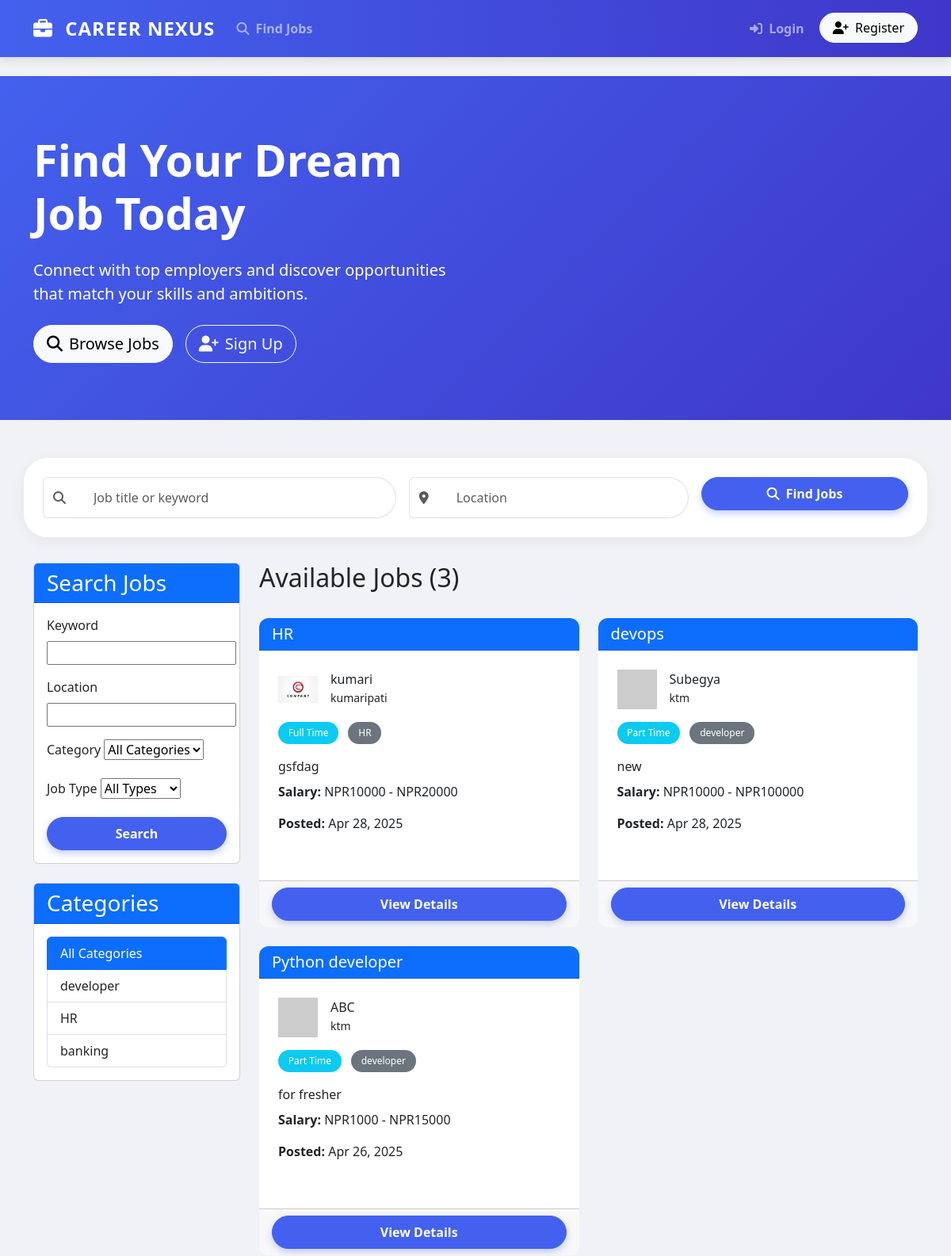
The app's page / (upper part), older data.
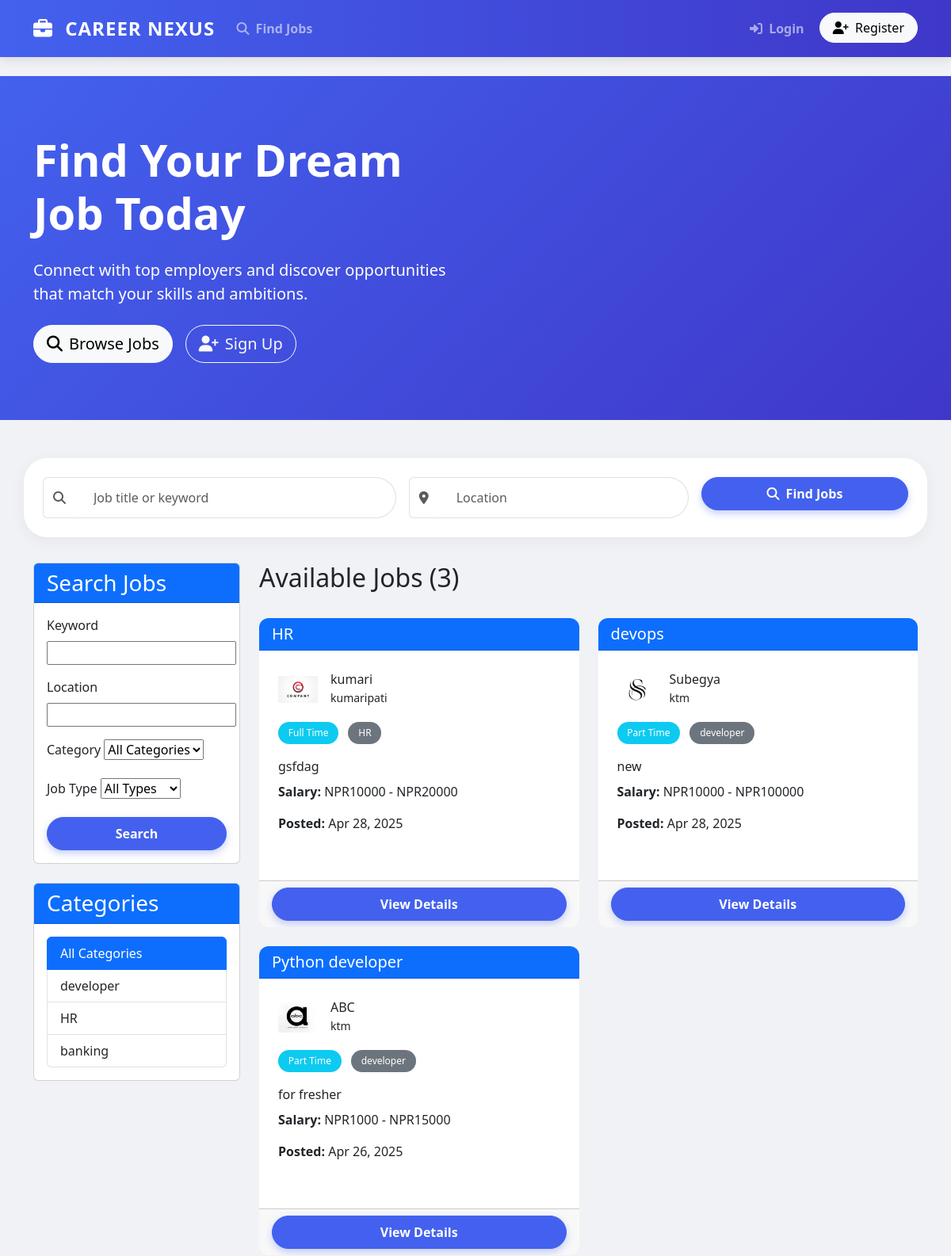
The same page, newer data.
### jobs/models.py (models this page shows, shortened)
class Job(models.Model):
    JOB_TYPE_CHOICES = [
        ('full_time', 'Full Time'),
        ('part_time', 'Part Time'),
        ('contract', 'Contract'),
        ('internship', 'Internship'),
        ('remote', 'Remote'),
    ]
    title = models.CharField(max_length=100)
    company = models.ForeignKey(Company, on_delete=models.CASCADE, related_name='jobs')
    category = models.ForeignKey(Category, on_delete=models.SET_NULL, null=True, related_name='jobs')
    description = models.TextField()
    requirements = models.TextField()
    salary_min = models.IntegerField(blank=True, null=True)
    salary_max = models.IntegerField(blank=True, null=True)
    location = models.CharField(max_length=100)
    job_type = models.CharField(max_length=20, choices=JOB_TYPE_CHOICES)
    posted_by = models.ForeignKey(User, on_delete=models.CASCADE, related_name='posted_jobs')
    created_at = models.DateTimeField(auto_now_add=True)
    deadline = models.DateField()
    is_active = models.BooleanField(default=True)

class Category(models.Model):
    name = models.CharField(max_length=100)
    def __str__(self):
        return self.name
    class Meta:
        verbose_name_plural = "Categories"

### companies/models.py (models this page shows, shortened)
class Company(models.Model):
    name = models.CharField(max_length=100)
    owner = models.ForeignKey(User, on_delete=models.CASCADE, related_name='companies')
    logo = models.ImageField(upload_to='company_logos/', blank=True, null=True)
    description = models.TextField()
    website = models.URLField(blank=True, null=True)
    location = models.CharField(max_length=100)
    established_date = models.DateField(blank=True, null=True)
    class Meta:
        verbose_name_plural = "Companies"

### jobs/views.py (the view)
# urls.py: path('', views.job_list, name='job_list'),
def job_list(request):
    form = JobSearchForm(request.GET)
    jobs = Job.objects.filter(is_active=True).order_by('-created_at')
    if form.is_valid():
        keyword = form.cleaned_data.get('keyword')
        location = form.cleaned_data.get('location')
        category = form.cleaned_data.get('category')
        job_type = form.cleaned_data.get('job_type')
        if keyword:
            jobs = jobs.filter(
                Q(title__icontains=keyword) |
                Q(description__icontains=keyword) |
                Q(requirements__icontains=keyword)
            )
        if location:
            jobs = jobs.filter(location__icontains=location)
        if category:
            jobs = jobs.filter(category=category)
        if job_type:
            jobs = jobs.filter(job_type=job_type)
    categories = Category.objects.all()
    return render(request, 'jobs/job_list.html', {
        'jobs': jobs,
        'form': form,
        'categories': categories,
        'show_hero': True
    })

### jobs/forms.py
class JobSearchForm(forms.Form):
    keyword = forms.CharField(required=False, label='Keyword')
    location = forms.CharField(required=False, label='Location')
    category = forms.ModelChoiceField(
        queryset=Category.objects.all(),
        required=False,
        empty_label="All Categories"
    )
    job_type = forms.ChoiceField(
        choices=[('', 'All Types')] + Job.JOB_TYPE_CHOICES,
        required=False,
        label='Job Type'
    )

### templates/jobs/job_list.html (shortened to what the changed rows need)
{% extends 'base.html' %}
{% block content %}
<div class="row">
    <div class="col-md-9">
        <div class="d-flex justify-content-between align-items-center mb-4">
            <h2>Available Jobs ({{ jobs.count }})</h2>
        </div>
        {% if jobs %}
            <div class="row">
                {% for job in jobs %}
                    <div class="col-md-6 mb-4">
                        <div class="card job-card h-100">
                            <div class="card-header bg-primary text-white">
                                <h5 class="mb-0">{{ job.title }}</h5>
                            </div>
                            <div class="card-body">
                                <div class="d-flex align-items-center mb-3">
                                    {% if job.company.logo %}
                                        <img src="{{ job.company.logo.url }}" alt="{{ job.company.name }} Logo" class="me-3" style="width: 50px; height: 50px; object-fit: contain;">
                                    {% else %}
                                        <img src="https://via.placeholder.com/50" alt="Company Logo" class="me-3">
                                    {% endif %}
                                    <div>
                                        <h6 class="mb-0">{{ job.company.name }}</h6>
                                        <small>{{ job.location }}</small>
                                    </div>
                                </div>
                                <div class="mb-3">
                                    <span class="badge bg-info">{{ job.get_job_type_display }}</span>
                                    {% if job.category %}
                                        <span class="badge bg-secondary">{{ job.category.name }}</span>
                                    {% endif %}
                                </div>
                                <p class="mb-2">{{ job.description|truncatewords:20 }}</p>
                                {% if job.salary_min or job.salary_max %}
                                    <p><strong>Salary:</strong>
                                        {% if job.salary_min and job.salary_max %}
                                            NPR{{ job.salary_min }} - NPR{{ job.salary_max }}
                                        {% elif job.salary_min %}
                                            From NPR{{ job.salary_min }}
                                        {% elif job.salary_max %}
                                            Up to NPR{{ job.salary_max }}
                                        {% endif %}
                                    </p>
                                {% endif %}
                                <p><strong>Posted:</strong> {{ job.created_at|date:"M d, Y" }}</p>
                            </div>
                            <div class="card-footer">
                                <a href="{% url 'job_detail' job.pk %}" class="btn btn-primary w-100">View Details</a>
                            </div>
                        </div>
                    </div>
                {% endfor %}
            </div>
        {% else %}
            <div class="alert alert-info">
                <p>No jobs found matching your criteria.</p>
            </div>
        {% endif %}
    </div>
</div>
{% endblock %}

Row changes from the older to the newer data that the page shows:
changed through a linked row, Job "devops": company.logo: picture added; logo: picture removed
changed through a linked row, Job "Python developer": company.logo: picture added; logo: picture removed
